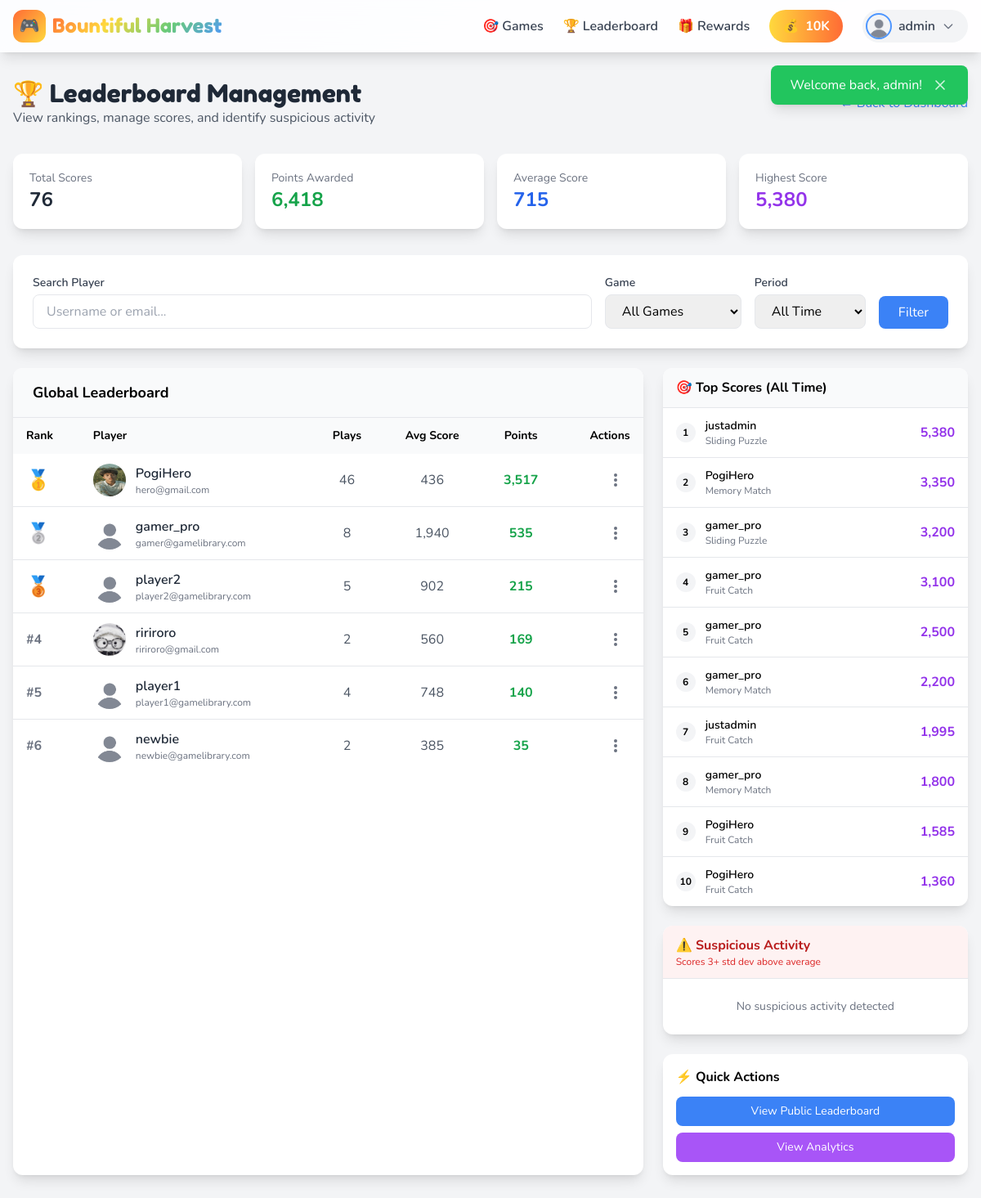
The page /admin/leaderboard.php (signed in) on the database its author committed.
### tables this page shows
CREATE TABLE `wallet` (
  `id` int(10) UNSIGNED NOT NULL,
  `user_id` int(10) UNSIGNED NOT NULL,
  `balance` int(10) UNSIGNED DEFAULT 0,
  `total_earned` int(10) UNSIGNED DEFAULT 0,
  `total_spent` int(10) UNSIGNED DEFAULT 0,
  `last_transaction_at` timestamp NULL DEFAULT NULL,
  `created_at` timestamp NOT NULL DEFAULT current_timestamp(),
  `updated_at` timestamp NOT NULL DEFAULT current_timestamp() ON UPDATE current_timestamp()
);

CREATE TABLE `users` (
  `id` int(10) UNSIGNED NOT NULL,
  `username` varchar(50) NOT NULL,
  `email` varchar(100) NOT NULL,
  `password` varchar(255) NOT NULL,
  `role` enum('player','admin') DEFAULT 'player',
  `avatar` varchar(255) DEFAULT 'default-avatar.png',
  `status` enum('active','banned','suspended') DEFAULT 'active',
  `email_verified_at` timestamp NULL DEFAULT NULL,
  `remember_token` varchar(100) DEFAULT NULL,
  `last_login` timestamp NULL DEFAULT NULL,
  `login_attempts` int(10) UNSIGNED DEFAULT 0,
  `locked_until` timestamp NULL DEFAULT NULL,
  `created_at` timestamp NOT NULL DEFAULT current_timestamp(),
  `updated_at` timestamp NOT NULL DEFAULT current_timestamp() ON UPDATE current_timestamp()
);

CREATE TABLE `scores` (
  `id` bigint(20) UNSIGNED NOT NULL,
  `user_id` int(10) UNSIGNED NOT NULL,
  `game_id` int(10) UNSIGNED NOT NULL,
  `score` int(10) UNSIGNED NOT NULL DEFAULT 0,
  `points_earned` int(10) UNSIGNED DEFAULT 0,
  `play_time` int(10) UNSIGNED DEFAULT 0,
  `completed` tinyint(1) DEFAULT 0,
  `game_data` longtext DEFAULT NULL CHECK (json_valid(`game_data`)),
  `ip_address` varchar(45) DEFAULT NULL,
  `user_agent` varchar(500) DEFAULT NULL,
  `session_token` varchar(64) DEFAULT NULL,
  `validated` tinyint(1) DEFAULT 0,
  `created_at` timestamp NOT NULL DEFAULT current_timestamp()
);

CREATE TABLE `games` (
  `id` int(10) UNSIGNED NOT NULL,
  `title` varchar(100) NOT NULL,
  `slug` varchar(100) NOT NULL,
  `description` text DEFAULT NULL,
  `instructions` text DEFAULT NULL,
  `thumbnail` varchar(255) NOT NULL DEFAULT 'default-game.png',
  `game_file` varchar(255) NOT NULL,
  `category` enum('action','puzzle','word','memory','quiz','arcade') DEFAULT 'arcade',
  `points_reward` int(10) UNSIGNED DEFAULT 10,
  `points_multiplier` decimal(3,2) DEFAULT 1.00,
  `difficulty` enum('easy','medium','hard') DEFAULT 'medium',
  `min_score_for_points` int(10) UNSIGNED DEFAULT 0,
  `max_plays_per_day` int(10) UNSIGNED DEFAULT 10,
  `play_count` int(10) UNSIGNED DEFAULT 0,
  `status` enum('active','inactive','maintenance') DEFAULT 'active',
  `featured` tinyint(1) DEFAULT 0,
  `sort_order` int(10) UNSIGNED DEFAULT 0,
  `created_at` timestamp NOT NULL DEFAULT current_timestamp(),
  `updated_at` timestamp NOT NULL DEFAULT current_timestamp() ON UPDATE current_timestamp()
);

### admin/leaderboard.php (the view, shortened to what the rows shown need)
<?php
require_once __DIR__ . '/../includes/header.php';
require_once __DIR__ . '/../includes/leaderboard.php';
$gameFilter = $_GET['game'] ?? '';
$period = $_GET['period'] ?? 'all';
$page = max(1, (int)($_GET['page'] ?? 1));
$perPage = 50;
$where = ["u.status = 'active'", "u.role = 'player'"];
$params = [];
$dateFilter = match($period) {
    'today' => "AND s.created_at >= CURDATE()",
    'week' => "AND s.created_at >= DATE_SUB(NOW(), INTERVAL 7 DAY)",
    'month' => "AND s.created_at >= DATE_SUB(NOW(), INTERVAL 30 DAY)",
    default => ""
};
$whereClause = implode(' AND ', $where);
$countSql = "SELECT COUNT(DISTINCT u.id) as count
             FROM users u
             JOIN scores s ON u.id = s.user_id $dateFilter
             JOIN games g ON s.game_id = g.id
             WHERE $whereClause";
$total = Database::fetch($countSql, $params)['count'];
$pagination = paginate($total, $perPage, $page);
if ($gameFilter) {
    $leaderboardSql = "SELECT
                        u.id as user_id,
                        u.username,
                        u.email,
                        u.avatar,
                        u.status as user_status,
                        g.title as game_title,
                        g.slug as game_slug,
                        MAX(s.score) as high_score,
                        COUNT(s.id) as total_plays,
                        SUM(s.points_earned) as total_points,
                        MAX(s.created_at) as last_played,
                        AVG(s.score) as avg_score
                       FROM users u
                       JOIN scores s ON u.id = s.user_id $dateFilter
                       JOIN games g ON s.game_id = g.id
                       WHERE $whereClause
                       GROUP BY u.id, u.username, u.email, u.avatar, u.status, g.title, g.slug
                       ORDER BY high_score DESC
                       LIMIT ? OFFSET ?";
} else {
    $leaderboardSql = "SELECT
                        u.id as user_id,
                        u.username,
                        u.email,
                        u.avatar,
                        u.status as user_status,
                        NULL as game_title,
                        NULL as game_slug,
                        MAX(s.score) as high_score,
                        COUNT(s.id) as total_plays,
                        SUM(s.points_earned) as total_points,
                        MAX(s.created_at) as last_played,
                        AVG(s.score) as avg_score
                       FROM users u
                       JOIN scores s ON u.id = s.user_id $dateFilter
                       JOIN games g ON s.game_id = g.id
                       WHERE $whereClause
                       GROUP BY u.id, u.username, u.email, u.avatar, u.status
                       ORDER BY total_points DESC
                       LIMIT ? OFFSET ?";
}
$params[] = $pagination['per_page'];
$params[] = $pagination['offset'];
$leaderboard = Database::fetchAll($leaderboardSql, $params);
$recentHighScores = Database::fetchAll(
    "SELECT
        s.*,
        u.username,
        u.avatar,
        g.title as game_title,
        g.slug as game_slug
     FROM scores s
     JOIN users u ON s.user_id = u.id
     JOIN games g ON s.game_id = g.id
     ORDER BY s.score DESC
     LIMIT 10"
);
?>
<div class="min-h-screen py-8 px-4 bg-gray-100">
    <div class="max-w-7xl mx-auto">
        <div class="flex flex-col md:flex-row md:items-center md:justify-between gap-4 mb-8">
            <div>
                <h1 class="font-game text-3xl text-gray-800">🏆 Leaderboard Management</h1>
            </div>
        </div>
        <div class="grid lg:grid-cols-3 gap-6">
            <div class="lg:col-span-2 bg-white rounded-xl shadow-lg overflow-hidden">
                <div class="overflow-x-auto">
                    <table class="w-full">
                        <thead class="bg-gray-50 text-sm">
                            <tr>
                                <th class="px-4 py-3 text-left">Rank</th>
                                <th class="px-4 py-3 text-left">Player</th>
                                <th class="px-4 py-3 text-center">Plays</th>
                                <th class="px-4 py-3 text-center">Avg Score</th>
                                <th class="px-4 py-3 text-center">Points</th>
                                <th class="px-4 py-3 text-right">Actions</th>
                            </tr>
                        </thead>
                        <tbody class="divide-y">
                            <?php foreach ($leaderboard as $index => $entry):
                                $rank = $pagination['offset'] + $index + 1;
                                $rankBadge = match($rank) {
                                    1 => '<span class="text-2xl">🥇</span>',
                                    2 => '<span class="text-2xl">🥈</span>',
                                    3 => '<span class="text-2xl">🥉</span>',
                                    default => '<span class="text-gray-500 font-bold">#' . $rank . '</span>'
                                };
                            ?>
                                <tr class="hover:bg-gray-50">
                                    <td class="px-4 py-3"><?= $rankBadge ?></td>
                                    <td class="px-4 py-3">
                                        <div class="flex items-center gap-3">
                                            <img src="<?= asset('images/avatars/' . ($entry['avatar'] ?? 'default-avatar.png')) ?>"
                                                 alt="" class="w-10 h-10 rounded-full">
                                            <div>
                                                <p class="font-semibold text-gray-800"><?= e($entry['username']) ?></p>
                                                <p class="text-xs text-gray-500"><?= e($entry['email']) ?></p>
                                            </div>
                                        </div>
                                    </td>
                                    <td class="px-4 py-3 text-center text-gray-600">
                                        <?= number_format($entry['total_plays']) ?>
                                    </td>
                                    <td class="px-4 py-3 text-center text-gray-600">
                                        <?= number_format($entry['avg_score']) ?>
                                    </td>
                                    <td class="px-4 py-3 text-center font-bold text-green-600">
                                        <?= number_format($entry['total_points']) ?>
                                    </td>
                                    <td class="px-4 py-3 text-right">
                                        <div class="relative" x-data="{ open: false }">
                                            <button @click="open = !open" class="p-2 hover:bg-gray-100 rounded-lg">
                                                <svg class="w-5 h-5 text-gray-500" fill="currentColor" viewBox="0 0 20 20">
                                                    <path d="M10 6a2 2 0 110-4 2 2 0 010 4zM10 12a2 2 0 110-4 2 2 0 010 4zM10 18a2 2 0 110-4 2 2 0 010 4z"></path>
                                                </svg>
                                            </button>
                                        </div>
                                    </td>
                                </tr>
                            <?php endforeach; ?>
                        </tbody>
                    </table>
                </div>
            </div>
            <div class="space-y-6">
                <div class="bg-white rounded-xl shadow-lg overflow-hidden">
                    <div class="divide-y">
                        <?php foreach ($recentHighScores as $index => $score): ?>
                            <div class="px-4 py-3 flex items-center justify-between hover:bg-gray-50">
                                <div class="flex items-center gap-3">
                                    <span class="w-6 h-6 bg-gray-100 rounded-full flex items-center justify-center text-xs font-bold">
                                        <?= $index + 1 ?>
                                    </span>
                                    <div>
                                        <p class="font-semibold text-sm"><?= e($score['username']) ?></p>
                                        <p class="text-xs text-gray-500"><?= e($score['game_title']) ?></p>
                                    </div>
                                </div>
                                <span class="font-bold text-purple-600"><?= number_format($score['score']) ?></span>
                            </div>
                        <?php endforeach; ?>
                    </div>
                </div>
            </div>
        </div>
    </div>
</div>
<?php require_once __DIR__ . '/../includes/footer.php'; ?>

### includes/navbar.php (shortened to what the rows shown need)
<nav class="fixed top-0 left-0 right-0 z-40 bg-white/90 backdrop-blur-md shadow-lg">
    <div class="max-w-7xl mx-auto px-4">
        <div class="flex items-center justify-between h-16">
            <div class="hidden md:flex items-center gap-6">
                <?php if ($isLoggedIn): ?>
                    <div class="bg-gradient-to-r from-friv-yellow to-friv-orange text-white px-4 py-2 rounded-full font-bold flex items-center gap-2">
                        <span>💰</span>
                        <span id="navbar-balance"><?= formatNumber($currentUser['wallet_balance'] ?? 0) ?></span>
                    </div>
                    <div class="relative" x-data="{ open: false }">
                        <button @click="open = !open" class="flex items-center gap-2 bg-gray-100 hover:bg-gray-200 rounded-full pl-1 pr-4 py-1 transition-colors">
                            <img src="<?= asset('images/avatars/' . ($currentUser['avatar'] ?? 'default-avatar.png')) ?>"
                                 alt="Avatar"
                                 class="w-8 h-8 rounded-full object-cover border-2 border-friv-blue">
                            <span class="font-semibold text-gray-700"><?= e($currentUser['username']) ?></span>
                            <svg class="w-4 h-4 text-gray-500" fill="none" stroke="currentColor" viewBox="0 0 24 24">
                                <path stroke-linecap="round" stroke-linejoin="round" stroke-width="2" d="M19 9l-7 7-7-7"></path>
                            </svg>
                        </button>
                    </div>
                <?php endif; ?>
            </div>
        </div>
    </div>
</nav>

### rows shown on the page
wallet: balance "10K", user.avatar (placeholder picture), user.username "admin"
users: rank "🥇", avatar (picture), username "PogiHero", email "hero@gmail.com", total_plays "46", avg_score "436", total_points "3,517"
users: rank "🥈", avatar (placeholder picture), username "gamer_pro", email "gamer@gamelibrary.com", total_plays "8", avg_score "1,940", total_points "535"
users: rank "🥉", avatar (placeholder picture), username "player2", email "player2@gamelibrary.com", total_plays "5", avg_score "902", total_points "215"
users: rank "#4", avatar (picture), username "ririroro", email "ririroro@gmail.com", total_plays "2", avg_score "560", total_points "169"
users: rank "#5", avatar (placeholder picture), username "player1", email "player1@gamelibrary.com", total_plays "4", avg_score "748", total_points "140"
users: rank "#6", avatar (placeholder picture), username "newbie", email "newbie@gamelibrary.com", total_plays "2", avg_score "385", total_points "35"
scores: user.username "justadmin", game.title "Sliding Puzzle", score "5,380"
scores: user.username "PogiHero", game.title "Memory Match", score "3,350"
scores: user.username "gamer_pro", game.title "Sliding Puzzle", score "3,200"
scores: user.username "gamer_pro", game.title "Fruit Catch", score "3,100"
scores: user.username "gamer_pro", game.title "Fruit Catch", score "2,500"
scores: user.username "gamer_pro", game.title "Memory Match", score "2,200"
scores: user.username "justadmin", game.title "Fruit Catch", score "1,995"
scores: user.username "gamer_pro", game.title "Memory Match", score "1,800"
scores: user.username "PogiHero", game.title "Fruit Catch", score "1,585"
scores: user.username "PogiHero", game.title "Fruit Catch", score "1,360"

### other values the page prints
APP_NAME "Bountiful Harvest"
$message "Welcome back, admin!"
$leaderboardStats['total_scores'] "76"
$leaderboardStats['total_points_awarded'] "6,418"
$leaderboardStats['avg_score'] "715"
$leaderboardStats['highest_score'] "5,380"
